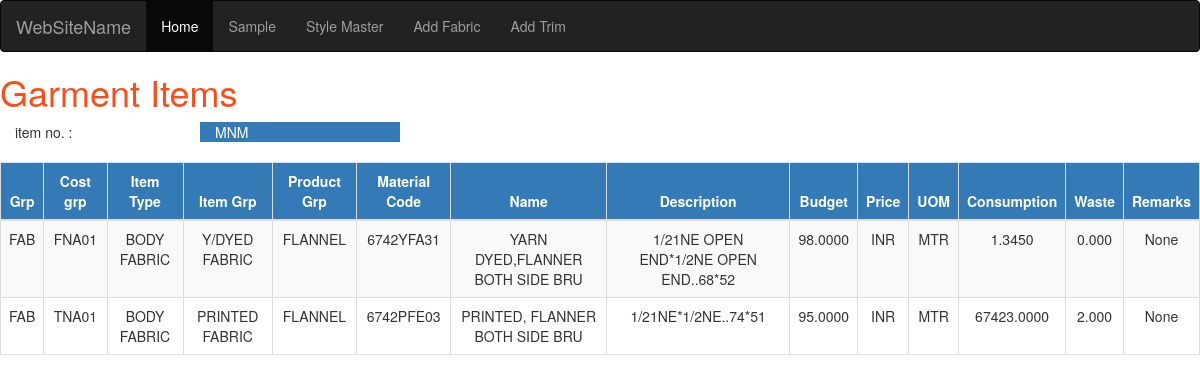
The page /dashgarment/ on the database its author committed.
### stylemaster/models.py (models this page shows)
class GarmentItem(models.Model):
    grp=models.CharField(max_length=15)
    cost_Grp=models.CharField(max_length=15)
    item_Type=models.CharField(max_length=30)
    item_Grp=models.CharField(max_length=30)
    product_grp=models.CharField(max_length=30)
    material_Code=models.CharField(max_length=15)
    name=models.CharField(max_length=60)
    description=models.CharField(max_length=70)
    budget=models.DecimalField(max_digits=12,decimal_places=4)
    price=models.CharField(max_length=20,choices=pr)
    UOM=models.CharField(max_length=20,choices=uom)
    consumption=models.DecimalField(max_digits=12,decimal_places=4)
    waste=models.DecimalField(max_digits=8,decimal_places=3)
    remarks=models.CharField(max_length=25,null=True,blank=True)

### stylemaster/views.py (the view)
# urls.py: path('dashgarment/',views.dashgarment,name='dashgarment'),
def dashgarment(request):
    a=GarmentItem.objects.all()
    return render(request, 'stylemaster/dash_garmentitem.html',{'a':a})

### stylemaster/templates/stylemaster/dash_garmentitem.html
{% extends 'stylemaster/base.html' %}
{% block body %}
<h1 style="color:#ff4c17;">Garment Items</h1>
 <div class="col-md-2"> item no. : </div> <div class="col-md-2 btn-primary">  MNM  </div>
<br><br>
  <table class="table table-bordered table-striped table-hover table-responsive" >
<thead class="thead-dark">
<tr  class="btn-primary"><th style="text-align: center;">Grp</th >
    <th style="text-align: center;">Cost grp</th><th style="text-align: center;">Item Type</th>
    <th style="text-align: center;">Item Grp</th><th style="text-align: center;">Product Grp</th>
    <th style="text-align: center;">Material Code</th><th style="text-align: center;">Name</th>
    <th style="text-align: center;">Description</th><th style="text-align: center;">Budget</th>
    <th style="text-align: center;"> Price </th><th style="text-align: center;">UOM</th>
    <th style="text-align: center;">Consumption</th><th style="text-align: center;">Waste</th>
    <th style="text-align: center;">Remarks</th></tr></thead>
   {% for m in a %}
       <tr style="text-align: center">
<td >{{ m.grp}}</td>
       <td>{{ m.cost_Grp }}</td>
       <td>{{ m.item_Type }}</td>
       <td>{{ m.item_Grp }}</td>
       <td>{{ m.product_grp }}</td>
       <td>{{ m.material_Code }}</td>
       <td>{{ m.name }}</td>
       <td>{{ m.description }}</td>
       <td>{{ m.budget }}</td>
       <td>{{ m.price }}</td>
       <td>{{ m.UOM }}</td>
       <td>{{ m.consumption }}</td>
       <td>{{ m.waste }}</td>
           <td>{{ m.remarks }}</td>
       </tr>
{% endfor %}
</table>
    <br>
    <br>
    <br>
{% endblock %}

### rows shown on the page
GarmentItem: grp "FAB", cost_Grp "FNA01", item_Type "BODY FABRIC", item_Grp "Y/DYED FABRIC", product_grp "FLANNEL", material_Code "6742YFA31", name "YARN DYED,FLANNER BOTH SIDE BRU", description "1/21NE OPEN END*1/2NE OPEN END..68*52", budget "98.0000", price "INR", UOM "MTR", consumption "1.3450", waste "0.000", remarks "None"
GarmentItem: grp "FAB", cost_Grp "TNA01", item_Type "BODY FABRIC", item_Grp "PRINTED FABRIC", product_grp "FLANNEL", material_Code "6742PFE03", name "PRINTED, FLANNER BOTH SIDE BRU", description "1/21NE*1/2NE..74*51", budget "95.0000", price "INR", UOM "MTR", consumption "67423.0000", waste "2.000", remarks "None"
